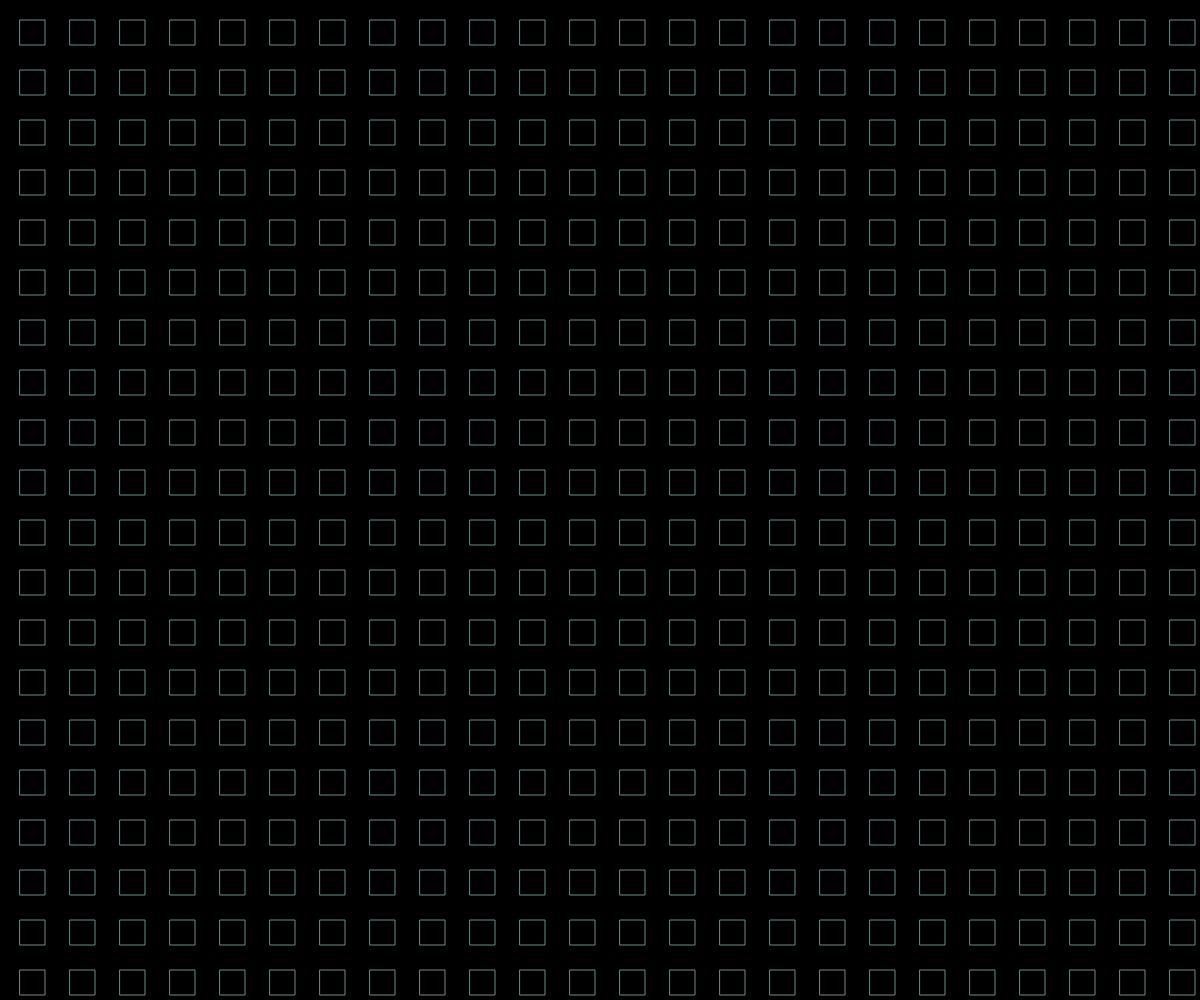
Frame 1 (no input)
Frame 60 (no input): identical to frame 1, image omitted
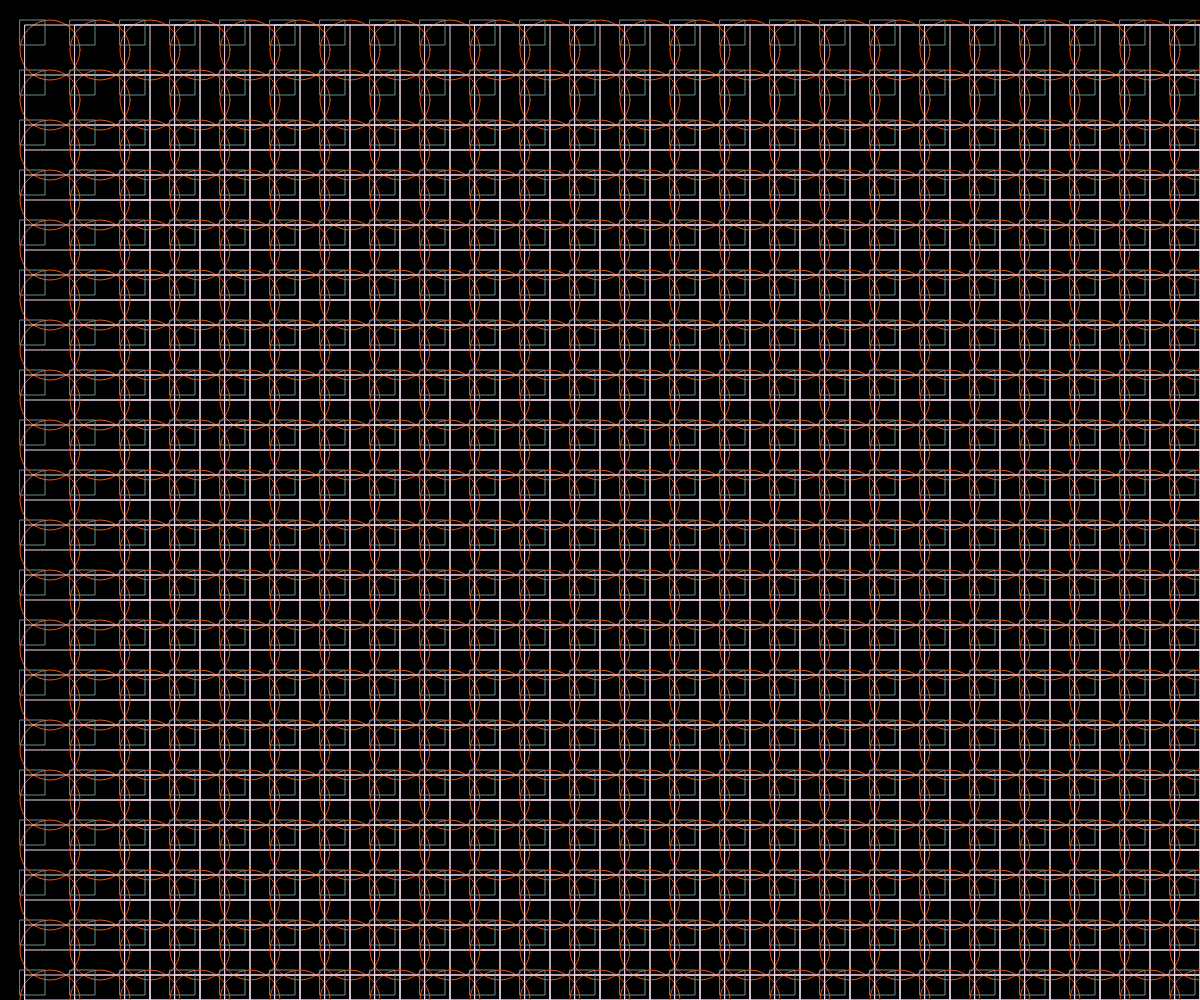
Frame 120 (the mouse pressed at the canvas centre since frame 60)

The p5.js sketch that drew these frames (run headless with seeded random() and noise() and a simulated clock; from frame 60 on, the mouse is pressed at the canvas centre):

// p5.js sketch
// ── sketch.js
function setup() {
  createCanvas(windowWidth, windowHeight);
}

function draw() {
  background(0);
  //rectMode(CENTER)//設定方塊座標點以中心為座標
  background(0);//背景顏色為黑色
  noFill()//不充滿顏色
  stroke(255)//寬線的顏色
  //ellipse(50,50,25)//座標(50,50),直徑25的小圓
 //rect(25,25,50)//
  //rect(20,20,25)//左上角小方塊
  var w=mouseX/10
 for(var j=0;j<height/50;j++)
 {
 for(var i=0;i<width/50;i++)//i++=i+1
 {
  stroke("#ED590E")
  ellipse(50+50*i,50+50*j,mouseX/10)//座標(50,50),直徑25的小圓
  stroke("#f2d8f0")
  rect(25+50*i,25+50*j,mouseY/4)
  stroke("#678f8d")
  rect(20+50*i,20+50*j,25)//左上角小方塊
 }
}
}
